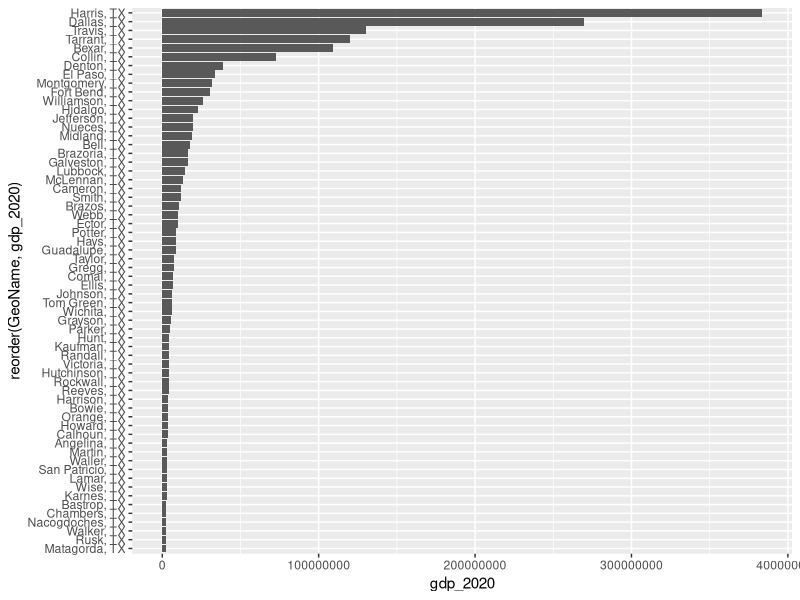

Here is the R script that generated this plot:
##################################################
#   URP-5493: Planning & Econ Development
#   Prof: Esteban Lopez Ochoa, PhD
#   Lab 1: Measures of Regional Economic Activity
#################################################


#-------- Part 0: Loading and Manipulating Data ----

# Website to explore the data: https://www.bea.gov 

# website to download the raw data: https://apps.bea.gov/regional/downloadzip.cfm



#loading the data
library(data.table)
gdp_tx<-fread("01_Lab/CAGDP2_TX_2001_2020.csv")

#cleaning the data


# Can we create a bar plot that shows where does Bexar's GDP falls within Texas?
library(ggplot2)
options(scipen = 999)
gdp_tx[,gdp_2020:=as.numeric(`2020`)]
summary(gdp_tx$gdp_2020)


ggplot(data = gdp_tx[Description=="All industry total" & GeoName!="Texas" & gdp_2020> 2348820,],aes(y=reorder(GeoName,gdp_2020),x=gdp_2020))+
  geom_bar(stat = 'identity')

# Can we create a bar plot for Bexar's GDP by industry




#---------------------------
# Primacy Index
#---------------------------
# Description: 
#   Measures what is the economic sector of a region r that has
# 	the highest share in the total of the economic activity of that
#	region.
# Formula:
#   P_rs=max(x_sr/X_r)
#		X_r	: Total economic Activity of a region r
#		x_sr	: Economic Activity of sector s at region r		 




#---------------------------
# Location Quotient
#---------------------------
# Description: 
#   Measures the relative specialization of an economic sector of a 
# 	region r.
# Formula:
#	S_sr=
#   Q_rs=∑(x_sr/X_r)/(x_sR/X_SR)
#		x_sr	: Economic Activity of sector s at region r		 
#		X_r	: Total economic Activity of a region r
#		x_sR	: Economic Activity of sector s in all regions (reference)		 
#		X_SR	: Total economic Activity in all sectors and all regions



#---------------------------
# Market Potential
#---------------------------
# Description: 
#   Measures the accessibility of a spatial unit (r) to the rest of
#   markets in an area of analysis. It weights to the economic activity
#   of region r with respect to the distance of r to the rest of the regions
#   in the area of analysis R-ri={r1,..-ri.,R}
# Formula:
#   MP_ri=∑_j(P_rj/D_rirj)
#		D_rirj: Distance between region ri and rj
#		P_ri	: Economic Activity at rj		 






